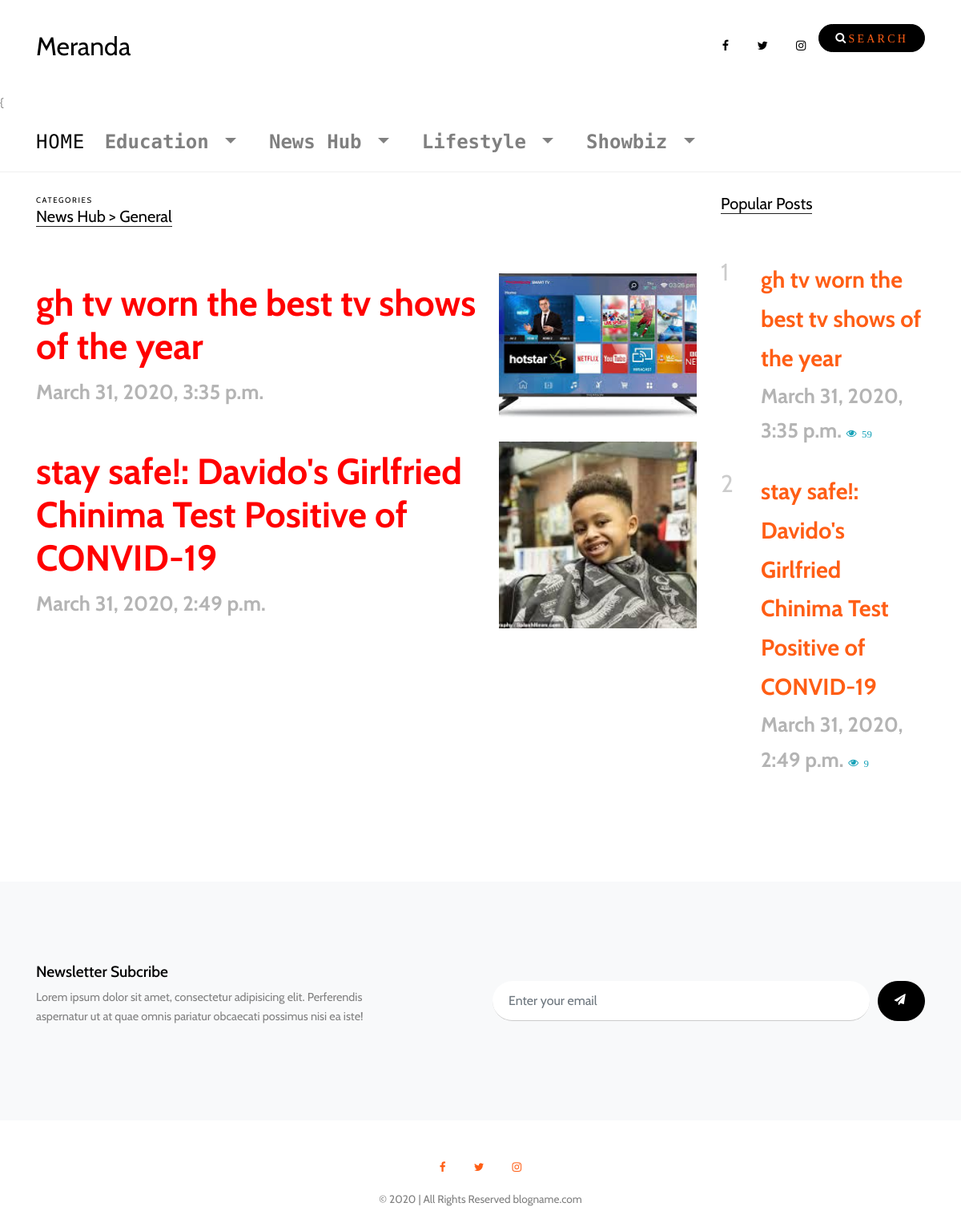
Before: /category/4/Relationship/ with the older database file.
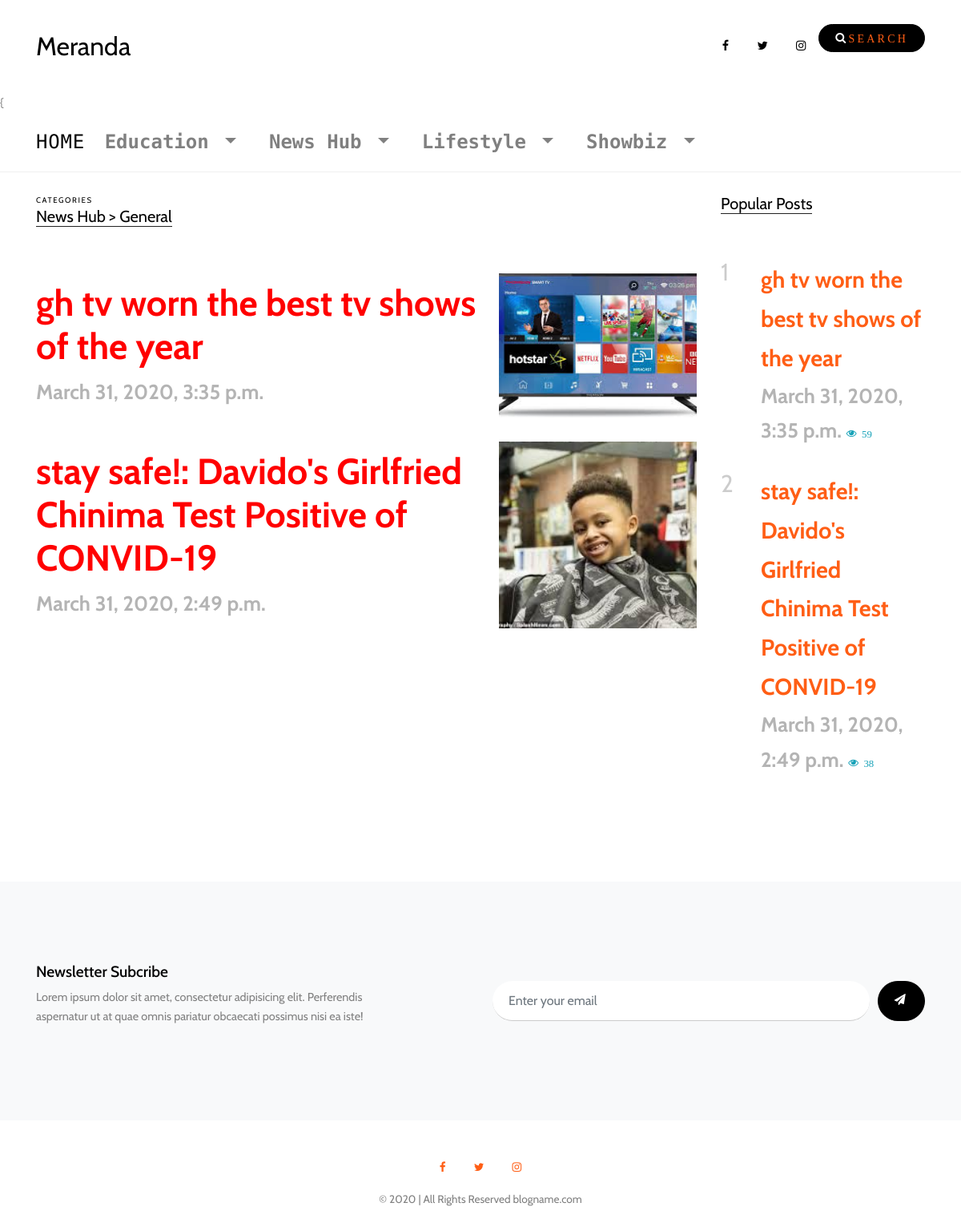
After: the same page with the newer database file.
### blogsite/models.py (models this page shows, shortened)
class BaseModel(models.Model):
    date_add = models.DateTimeField(auto_now_add=True)
    date_updated = models.DateTimeField(auto_now=True)
    class Meta:
        abstract =True

class Article(BaseModel):
    subcategory = models.ForeignKey(Subcategory,on_delete=models.CASCADE,related_name='articles')
    title = models.CharField(max_length=500)
    image = models.ImageField(upload_to='%d-%m-%Y/images',blank=True, null=True)
    story=RichTextField()
    active = models.BooleanField(default=True)
    created_by = models.ForeignKey(CustomUser,on_delete=models.DO_NOTHING)
    slug = models.SlugField()
    tags = TaggableManager()
    total_views = models.PositiveIntegerField(default=0)
    source =  models.URLField(help_text='source link',blank=True, null=True)
    def get_absolute_url(self):
        return reverse('blogsite:detail', args=[str(self.slug),str(self.id)])

### blogsite/views.py (the view)
# urls.py: path('category/<int:id>/<str:category>/',views.articleCategory,name='category'),
def  articleCategory(request,category,id):
    navbar_items = Category.objects.all()
    category = get_object_or_404(Subcategory,id=id)
    articles = category.articles.order_by('-date_updated')
    popular_post = category.articles.filter(total_views__gte=2).order_by('-total_views')
    paginator = Paginator(articles, 10)
    page = request.GET.get('page')
    try:
        articles_pag= paginator.page(page)
    except PageNotAnInteger:
        articles_pag = paginator.page(1)
    except EmptyPage:
        articles_pag = paginator.page(paginator.num_pages)
    context = {
        'navbar_items':navbar_items,
        'article':articles_pag,
        'category':category,
        'popular_post':popular_post,
    }
    return render(request,'blog/article_category.html',context)

### blogsite/models.py (called while the page is built)
    def __str__(self):
        return self.name

    def __str__(self):
        return '{} > {}'.format(self.category,self.name)

### templates/blog/article_category.html (shortened to what this page needs)
{% extends "base.html" %}
{% load static %}
{% load bootstrap_pagination %}
{% block body %}
<body data-spy="scroll" data-target=".site-navbar-target" data-offset="300">
    <div class="site-navbar py-2 js-sticky-header site-navbar-target d-none pl-0 d-lg-block" role="banner">
      <div class="container">
        <div class="d-flex align-items-center">
          <div class="mr-auto">
            <nav class="site-navigation position-relative text-right" role="navigation">
              <ul class="site-menu main-menu js-clone-nav mr-auto d-none pl-0 d-lg-block">
                <li>
                  <a style="font-size: x-large;" class="active" href="{% url 'blogsite:home' %}">
                    Home
                  </a>
                </li>
                {% for category  in navbar_items  %}
                <li class="nav-link text-left nav-item dropdown" is="dropdown">
                  <div  style="cursor: pointer;" class="dropdown-toggle" id="dropdownMenuButton" data-toggle="dropdown" aria-haspopup="true"
                    aria-expanded="false">
                    {{category.name}}
                  </div>
                </li>
                {% endfor %}
              </ul>
            </nav>
          </div>
        </div>
      </div>
    </div>
  </div>
    <div class="site-section">
      <div class="container">
        <div class="row">
          <div class="col-lg-9">
            <div class="section-title">
              <span class="caption d-block small">Categories</span>
              <h2>{{category}}</h2>
            </div>
            {% for articles in article %}
            <div class="post-entry-2 d-flex">
              <div class="thumbnail order-md-2" style="background-image: url('{{articles.image.url}}')"></div>
              <div class="contents order-md-1 pl-0">
                <h2><a class="article"style="color:red; font-weight: 900; font-size: 3em;" href="{{articles.get_absolute_url}}">{{articles.title}}</a></h2>
                <div class="post-meta">
                  <span class="date-read"style="font-weight: 900; font-size: 2em">{{articles.date_updated}}</span>
                </div>
              </div>
            </div>
            {% endfor %}
          </div>
          <div class="col-lg-3">
            <div class="section-title">
              <h2>Popular Posts</h2>
            </div>
            {% for popular_posts in popular_post %}
            <div class="trend-entry d-flex">
              <div class="number align-self-start">{{forloop.counter}}</div>
              <div class="trend-contents">
                <a class="post" style="font-weight: 900; font-size: 2em" href="{{popular_posts.get_absolute_url}}">{{popular_posts.title}}</a>
                <div class="post-meta">
                  <span class="date-read" style="font-weight: 900; font-size: 2em">{{popular_posts.date_updated}} </span>
                  <span class="icon-eye text-info"> {{popular_posts.total_views}}</span>
                </div>
              </div>
            </div>
            {% endfor %}
          </div>
        </div>
      </div>
    </div>
    <div class="site-section subscribe bg-light">
      <div class="container">
        <form action="#" class="row align-items-center">
          <div class="col-md-5 mr-auto">
            <h2>Newsletter Subcribe</h2>
            <p>Lorem ipsum dolor sit amet, consectetur adipisicing elit. Perferendis aspernatur ut at quae omnis pariatur obcaecati possimus nisi ea iste!</p>
          </div>
          <div class="col-md-6 ml-auto">
            <div class="d-flex">
              <input type="email" class="form-control" placeholder="Enter your email">
              <button type="submit" class="btn btn-secondary" ><span class="icon-paper-plane"></span></button>
            </div>
          </div>
        </form>
      </div>
    </div>
  </div>
{% endblock body %}

Changed rows visible on the page:
changed Article "stay safe!: Davido's Girlfried Chinima Test Positive of CONVID-19": total_views "9" → "38"
